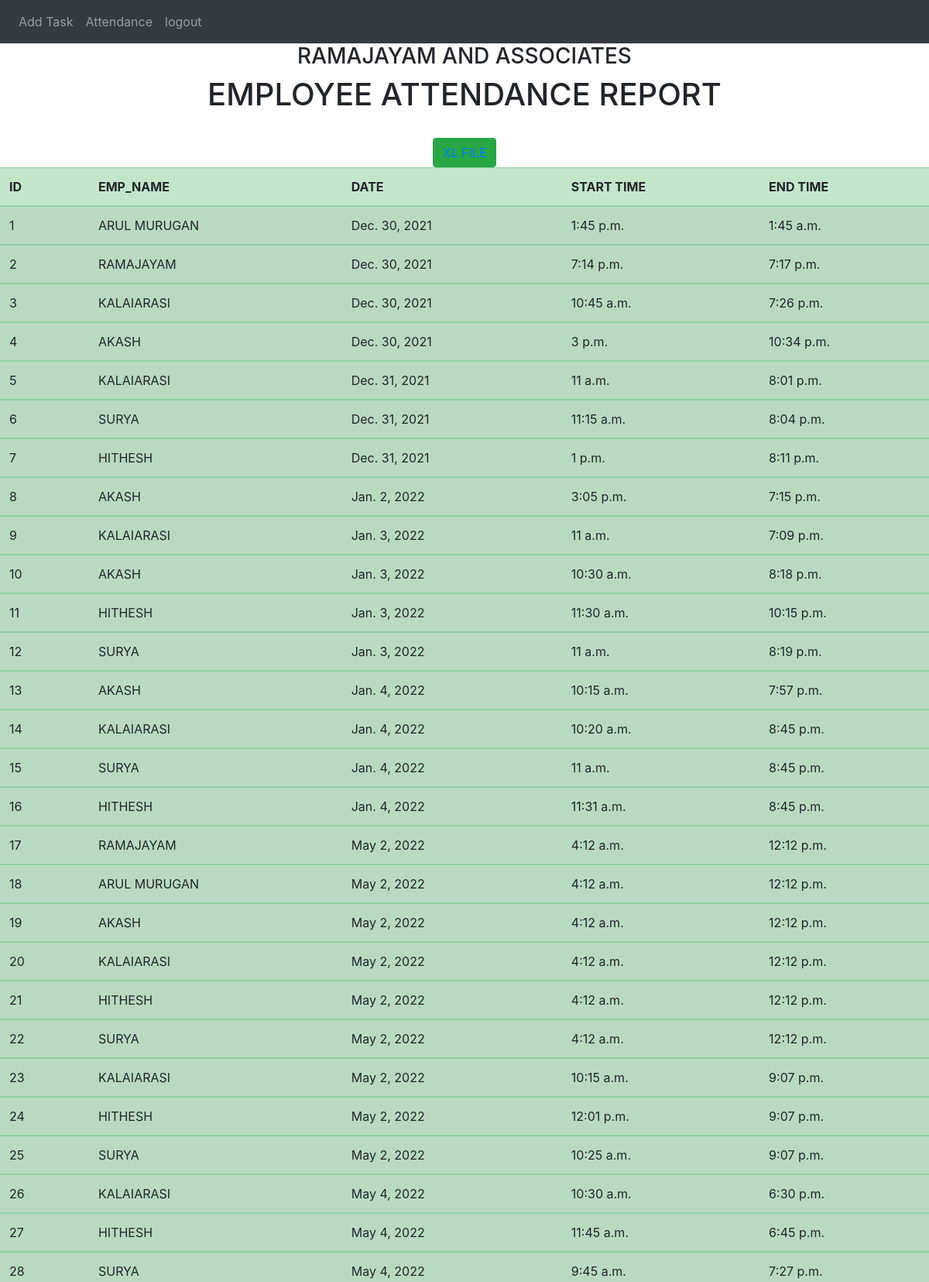
/todolist/empdetails (signed in, upper part), run on the app's committed database.
### todolist_app/models.py (models this page shows)
class emp(models.Model):
    emp_name = models.CharField(max_length=100,null=True)
    date = models.DateField(blank=True,null=True)
    intime = models.TimeField(blank=True,null=True)
    outtime = models.TimeField(blank=True,null=True)

### todolist_app/views.py (the view)
# urls.py: path('empdetails',views.empdetails,name='empdetails'),
@login_required
def empdetails(request):
    all0 = emp.objects.all()
    return render(request,'empdetails.html',{'all':all0})

### todolist_app/templates/empdetails.html (shortened to what this page needs)
{% load  static %}
<!doctype html>
<html lang="en">
  <head>
    <link rel="stylesheet" href="https://stackpath.bootstrapcdn.com/bootstrap/4.4.1/css/bootstrap.min.css">
<nav class="navbar navbar-expand-lg navbar-dark bg-dark">
  <div class="collapse navbar-collapse" id="navbarNavAltMarkup">
    <div class="navbar-nav">
      <a class="nav-item nav-link" href="{% url 'todoemp' %}">Add Task</a>
      <a class="nav-item nav-link" href="{% url 'attendance' %}">Attendance</a>
      <a class="nav-item nav-link" href="{% url 'logout' %}">logout</a>
    </div>
  </div>
</nav>
  </head>
  <body><center>
    <h3>RAMAJAYAM AND ASSOCIATES</h3>
    {% block content %}
    <form method="post">
        <center><h1>EMPLOYEE ATTENDANCE REPORT</h1></center></br>
        <button type="submit" class="btn btn-success"><a href="{% url 'pdf' %}"> XL FILE </a></button>
        <table class="table table-success table-striped">
    <thead>
        <tr>
            <th scope="col">ID</th>
            <th scope="col">EMP_NAME</th>
            <th scope="col">DATE</th>
            <th scope="col">START TIME</th>
            <th scope="col">END TIME</th>
        </tr>
    </thead>
    {% for x in all %}
    <tbody>
        <td scope="row">{{ x.id }}</td>
        <td scope="row">{{ x.emp_name }}</td>
        <td scope="row">{{ x.date }}</td>
        <td scope="row">{{ x.intime }}</td>
        <td scope="row">{{ x.outtime }}</td>
    {% endfor %}
    </tbody>
</table>
</form>
    {% endblock content %}</center>
  </body>
</html>

### data on the page
emp: id "1", emp_name "ARUL MURUGAN", date "Dec. 30, 2021", intime "1:45 p.m.", outtime "1:45 a.m."
emp: id "2", emp_name "RAMAJAYAM", date "Dec. 30, 2021", intime "7:14 p.m.", outtime "7:17 p.m."
emp: id "3", emp_name "KALAIARASI", date "Dec. 30, 2021", intime "10:45 a.m.", outtime "7:26 p.m."
emp: id "4", emp_name "AKASH", date "Dec. 30, 2021", intime "3 p.m.", outtime "10:34 p.m."
emp: id "5", emp_name "KALAIARASI", date "Dec. 31, 2021", intime "11 a.m.", outtime "8:01 p.m."
emp: id "6", emp_name "SURYA", date "Dec. 31, 2021", intime "11:15 a.m.", outtime "8:04 p.m."
emp: id "7", emp_name "HITHESH", date "Dec. 31, 2021", intime "1 p.m.", outtime "8:11 p.m."
emp: id "8", emp_name "AKASH", date "Jan. 2, 2022", intime "3:05 p.m.", outtime "7:15 p.m."
emp: id "9", emp_name "KALAIARASI", date "Jan. 3, 2022", intime "11 a.m.", outtime "7:09 p.m."
emp: id "10", emp_name "AKASH", date "Jan. 3, 2022", intime "10:30 a.m.", outtime "8:18 p.m."
emp: id "11", emp_name "HITHESH", date "Jan. 3, 2022", intime "11:30 a.m.", outtime "10:15 p.m."
emp: id "12", emp_name "SURYA", date "Jan. 3, 2022", intime "11 a.m.", outtime "8:19 p.m."
emp: id "13", emp_name "AKASH", date "Jan. 4, 2022", intime "10:15 a.m.", outtime "7:57 p.m."
emp: id "14", emp_name "KALAIARASI", date "Jan. 4, 2022", intime "10:20 a.m.", outtime "8:45 p.m."
emp: id "15", emp_name "SURYA", date "Jan. 4, 2022", intime "11 a.m.", outtime "8:45 p.m."
emp: id "16", emp_name "HITHESH", date "Jan. 4, 2022", intime "11:31 a.m.", outtime "8:45 p.m."
emp: id "17", emp_name "RAMAJAYAM", date "May 2, 2022", intime "4:12 a.m.", outtime "12:12 p.m."
emp: id "18", emp_name "ARUL MURUGAN", date "May 2, 2022", intime "4:12 a.m.", outtime "12:12 p.m."
emp: id "19", emp_name "AKASH", date "May 2, 2022", intime "4:12 a.m.", outtime "12:12 p.m."
emp: id "20", emp_name "KALAIARASI", date "May 2, 2022", intime "4:12 a.m.", outtime "12:12 p.m."
emp: id "21", emp_name "HITHESH", date "May 2, 2022", intime "4:12 a.m.", outtime "12:12 p.m."
emp: id "22", emp_name "SURYA", date "May 2, 2022", intime "4:12 a.m.", outtime "12:12 p.m."
emp: id "23", emp_name "KALAIARASI", date "May 2, 2022", intime "10:15 a.m.", outtime "9:07 p.m."
emp: id "24", emp_name "HITHESH", date "May 2, 2022", intime "12:01 p.m.", outtime "9:07 p.m."
emp: id "25", emp_name "SURYA", date "May 2, 2022", intime "10:25 a.m.", outtime "9:07 p.m."
emp: id "26", emp_name "KALAIARASI", date "May 4, 2022", intime "10:30 a.m.", outtime "6:30 p.m."
emp: id "27", emp_name "HITHESH", date "May 4, 2022", intime "11:45 a.m.", outtime "6:45 p.m."
emp: id "28", emp_name "SURYA", date "May 4, 2022", intime "9:45 a.m.", outtime "7:27 p.m."
